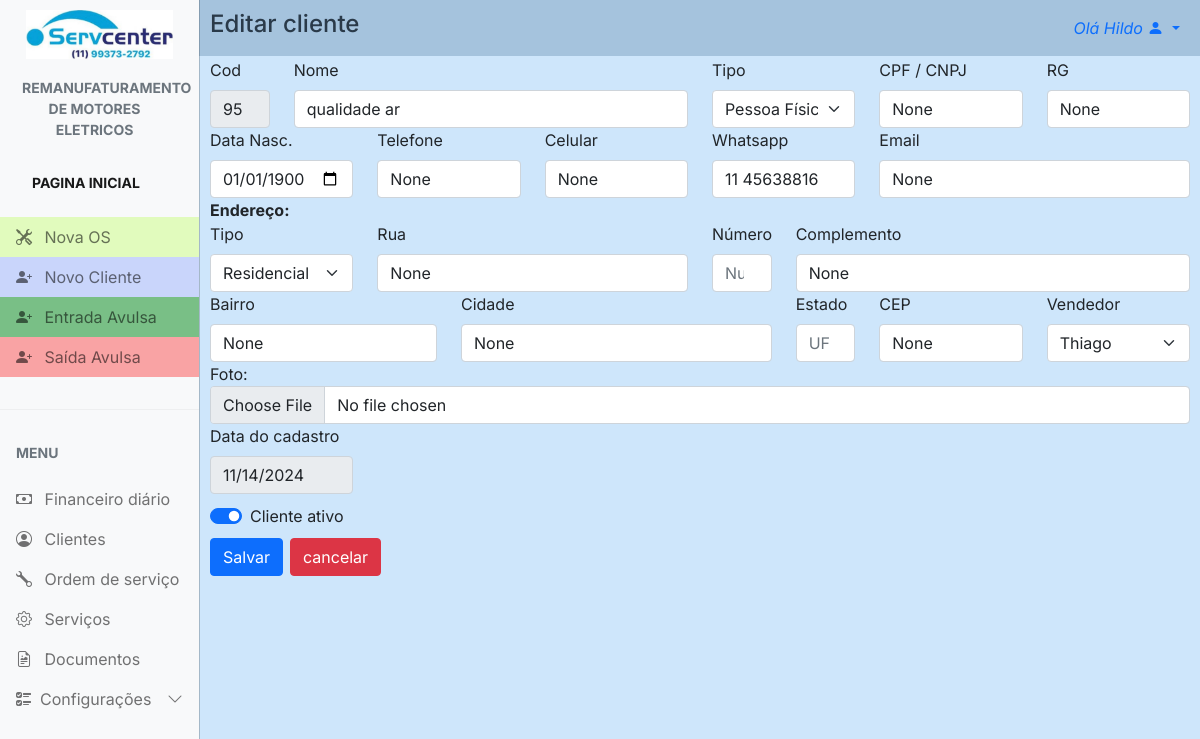
The page /clients/edit_client/95/ (signed in) on the database its author committed.
### config/models.py (models this page shows, shortened)
class Config(models.Model):
    nome_empresa = models.CharField(max_length=100, blank=True, null=True)
    nome_fantasia = models.CharField(max_length=100, blank=True, null=True)
    responsavel = models.CharField(max_length=100, blank=True, null=True)
    atividade = models.CharField(max_length=100, blank=True, null=True)
    cnpj = models.CharField(max_length=20, blank=True, null=True)
    endereco = models.CharField(max_length=100, blank=True, null=True)
    numero = models.CharField(max_length=10, blank=True, null=True)
    bairro = models.CharField(max_length=50, blank=True, null=True)
    cidade = models.CharField(max_length=50, blank=True, null=True)
    estado = models.CharField(max_length=2, blank=True, null=True)
    cep = models.CharField(max_length=10, blank=True, null=True)
    logo1 = models.ImageField(upload_to='logos', blank=True, null=True)
    logo2 = models.ImageField(upload_to='logos', blank=True, null=True)
    obs = models.TextField(blank=True, null=True)
    data = models.DateField(blank=True, null=True)
    telefone = models.CharField(max_length=20, blank=True, null=True)
    whatsapp = models.CharField(max_length=20, blank=True, null=True)

### clients/models.py (models this page shows, shortened)
class client(models.Model):
    cod_cli = models.AutoField(primary_key=True)
    tipo_cad = models.CharField(max_length=15, default="Pessoa Física")
    nome = models.CharField(max_length=50)
    rg = models.CharField(max_length=11, null=True, blank=True)
    cpf = models.CharField(max_length=20, null=True, blank=True)
    data_nasc = models.DateField(null=True, blank=True)
    telefone = models.CharField(max_length=50, null=True, blank=True)
    celular = models.CharField(max_length=14, null=True, blank=True)
    whatsapp = models.CharField(max_length=14, null=True, blank=True)
    email = models.CharField(max_length=30, null=True, blank=True)
    ativo = models.BooleanField(null=True, blank=True)
    data_cadastro = models.DateField(auto_now_add=True, blank=True)
    foto = models.ImageField(upload_to="foto_cliente", null=True, blank=True)
    vendedor = models.ForeignKey(User, on_delete=models.DO_NOTHING)
    tipo_end = models.CharField(max_length=15, default="Residencial")
    rua = models.CharField(max_length=50, null=True, blank=True)
    numero = models.CharField(max_length=5, null=True, blank=True)
    compl = models.CharField(max_length=50, null=True, blank=True)
    bairro = models.CharField(max_length=50, null=True, blank=True)
    cidade = models.CharField(max_length=50, null=True, blank=True)
    uf = models.CharField(max_length=20, null=True, blank=True)
    cep = models.CharField(max_length=9, null=True, blank=True)

### clients/views.py (the view, shortened to what this page needs)
# urls.py: path('edit_client/<int:cod_cli>/', views.edit_client, name='edit_client'),
@login_required
def edit_client(request, cod_cli):
    if request.method == 'GET':
        return render(request, 'edit_client.html', {
            'cod_cli': client.objects.get(cod_cli=cod_cli).cod_cli,
            'nome': client.objects.get(cod_cli=cod_cli).nome,
            'rg': client.objects.get(cod_cli=cod_cli).rg,
            'cpf': client.objects.get(cod_cli=cod_cli).cpf,
            'data_nasc': client.objects.get(cod_cli=cod_cli).data_nasc.strftime("%Y-%m-%d"),
            'tipo_cad': client.objects.get(cod_cli=cod_cli).tipo_cad,
            'telefone': client.objects.get(cod_cli=cod_cli).telefone,
            'celular': client.objects.get(cod_cli=cod_cli).celular,
            'whatsapp': client.objects.get(cod_cli=cod_cli).whatsapp,
            'email': client.objects.get(cod_cli=cod_cli).email,
            'data_cadastro': client.objects.get(cod_cli=cod_cli).data_cadastro.strftime("%Y-%m-%d"),
            'foto': client.objects.get(cod_cli=cod_cli).foto,
            'rua': client.objects.get(cod_cli=cod_cli).rua,
            'numero': client.objects.get(cod_cli=cod_cli).numero,
            'compl': client.objects.get(cod_cli=cod_cli).compl,
            "bairro": client.objects.get(cod_cli=cod_cli).bairro,
            'cidade': client.objects.get(cod_cli=cod_cli).cidade,
            'uf': client.objects.get(cod_cli=cod_cli).uf,
            'cep': client.objects.get(cod_cli=cod_cli).cep,
            'tipo_end': client.objects.get(cod_cli=cod_cli).tipo_end,
            'vendedor': client.objects.get(cod_cli=cod_cli).vendedor,
            'ativo': client.objects.get(cod_cli=cod_cli).ativo,
            'users': User.objects.all()
        })
    else:
        return HttpResponseBadRequest('Invalid request method')

### clients/templates/edit_client.html (shortened to what this page needs)
{% extends "main.html" %} {% load static %} {% block 'head' %}
<link rel="stylesheet" href="{% static 'css/main.css' %}" />
<link rel="stylesheet" href="{% static 'clients/css/new_client.css' %}" />
{% endblock %} {% block 'main' %}
<div id="main" class="main">
  <div id="cad_cli_tit">
    <a>Editar cliente</a>
  </div>
  <form
    class="row g-6"
    action="{% url 'edit_client' cod_cli=cod_cli %}"
    method="POST"
  >
    <div class="col-md-1">
      <label for="inputCod" class="form-label">Cod</label>
      <input
        type="number"
        readonly
        class="form-control"
        placeholder="Auto"
        name="inputCod"
        value="{{cod_cli}}"
      />
    </div>
    <div class="col-md-5">
      <label for="inputNome" class="form-label">Nome</label>
      <input
        type="text"
        class="form-control"
        placeholder="Nome completo"
        name="inputNome"
        value="{{nome}}"
      />
    </div>
    <div class="col-md-2">
      <label for="inputTipo" class="form-label">Tipo</label>
      <select name="inputTipo" class="form-select" value="{{tipo_cad}}">
        <option selected>{{tipo_cad}}</option>
      </select>
    </div>
    <div class="col-md-2">
      <label for="inputCpf" class="form-label">CPF / CNPJ</label>
      <input
        type="text"
        class="form-control"
        placeholder="somente números"
        name="inputCpf"
        value="{{cpf}}"
      />
    </div>
    <div class="col-md-2">
      <label for="inputRg" class="form-label">RG</label>
      <input
        type="text"
        class="form-control"
        placeholder="somente números"
        name="inputRg"
        value="{{rg}}"
      />
    </div>
    <div class="col-md-2">
      <label for="imputNasc" class="form-label">Data Nasc.</label>
      <input type="date" value="{{data_nasc}}" class="form-control" name="inputNasc"  />
    </div>
    <div class="col-md-2">
      <label for="inputTel" class="form-label">Telefone</label>
      <input
        type="text"
        class="form-control"
        placeholder="Insira com DDD"
        name="inputTel"
        value="{{telefone}}"
      />
    </div>
    <div class="col-md-2">
      <label for="inputCel" class="form-label">Celular</label>
      <input
        type="text"
        class="form-control"
        placeholder="Insira com DDD"
        name="inputCel"
        value="{{celular}}"
      />
    </div>
    <div class="col-md-2">
      <label for="inputWts" class="form-label">Whatsapp</label>
      <input
        type="text"
        class="form-control"
        placeholder="Insira com DDD"
        name="inputWts"
        value="{{whatsapp}}"
      />
    </div>
    <div class="col-md-4">
      <label for="inputEmail" class="form-label">Email</label>
      <input
        type="email"
        class="form-control"
        placeholder="mail@mail.com"
        name="inputEmail"
        value="{{email}}"
      />
    </div>
    <b>Endereço:</b>
    <div class="col-md-2">
      <label for="inputTipoEnd" class="form-label">Tipo</label>
      <select name="inputTipoEnd" class="form-select" value="{{tipo_end}}">
        <option selected>{{tipo_end}}</option>
      </select>
    </div>
    <div class="col-md-4">
      <label for="inputRua" class="form-label">Rua</label>
      <input
        type="text"
        class="form-control"
        placeholder="Nome da rua"
        name="inputRua"
        value="{{rua}}"
      />
    </div>
    <div class="col-md-1">
      <label for="inputNum" class="form-label">Número</label>
      <input
        type="number"
        class="form-control"
        placeholder="Numero"
        name="inputNum"
        value="{{numero}}"
      />
    </div>
    <div class="col-md-5">
      <label for="inputComp" class="form-label">Complemento</label>
      <input
        type="text"
        class="form-control"
        placeholder="Complemento Ex. casa 01"
        name="inputComp"
        value="{{compl}}"
      />
    </div>
    <div class="col-md-3">
      <label for="inputbai" class="form-label">Bairro</label>
      <input
        type="text"
        class="form-control"
        placeholder="Nome do bairro"
        name="inputBai"
        value="{{bairro}}"
      />
    </div>
    <div class="col-md-4">
      <label for="inputCid" class="form-label">Cidade</label>
      <input
        type="text"
        class="form-control"
        placeholder="Nome da cidade"
        name="inputCid"
        value="{{cidade}}"
      />
    </div>
    <div class="col-md-1">
      <label for="inputUf" class="form-label">Estado</label>
      <input type="text" class="form-control" placeholder="UF" name="inputUf" />
    </div>
    <div class="col-md-2">
      <label for="inputCep" class="form-label">CEP</label>
      <input
        type="text"
        class="form-control"
        placeholder="Cep"
        name="inputCep"
        value="{{cep}}"
      />
    </div>
    <div class="col-md-2">
        <label for="inputVend" class="form-label">Vendedor</label>
        <select name="inputVend" class="form-select">
            {% for user in users %}
                <option value="{{ user.id }}" {% if user.id == vendedor %} selected {% endif %}>
                    {{ user.username }}
                </option>
            {% endfor %}
        </select>
    </div>
    <div class="col-12">
      <div class="form-group">
        <label for="foto">Foto:</label>
        <input
          type="file"
          class="form-control"
          id="foto"
          name="foto"
          value="{{foto}}"
        />
      </div>
    </div>
    <div class="col-md-2">
        <label for="imput_data_cad" class="form-label">Data do cadastro</label>
        <input type="date" readonly class="form-control" name="data_cad" value ="{{data_cadastro}}" />
      </div>
    <div class="col-12">
      <div class="form-check form-switch" id="cli_atv">
        <input
          class="form-check-input"
          type="checkbox"
          name="ativo"
          value="on" {% if ativo %}checked{% endif %}
        />
        <label class="form-check-label" for="gridCheck"> Cliente ativo </label>
      </div>
    </div>
    <br />
    <div class="col-10">
      <button type="submit" class="btn btn-primary">Salvar</button>
    </div>
  </form>
  <div class="col-1">
    <a href="{% url 'clients' %}" id="canc_btn" type="submit" class="btn btn-danger">cancelar</a>
  </div>
</div>
{% endblock%}

### templates/main.html (shortened to what this page needs)
{% load static %}
<!DOCTYPE html>
<html lang="en">
  <head>
    <link rel="stylesheet" href="{% static 'css/bootstrap.min.css'%}" />
    <link
      rel="stylesheet"
      href="https://cdn.jsdelivr.net/npm/bootstrap-icons@1.4.1/font/bootstrap-icons.css"
    />
    <link rel="stylesheet" href="{% static 'css/dataTables.bootstrap5.min.css' %}" />
    <link rel="stylesheet" href="{% static 'css/main.css' %}" />
    {% block 'head' %}{% endblock %}
  </head>
  <body>
    <div
      class="offcanvas offcanvas-start sidebar-nav bg-light"
      tabindex="-1"
      id="sidebar"
    >
      <div class="offcanvas-body p-0">
        <nav class="navbar-light">
          <ul class="navbar-nav">
            <li>
              <div class="text-muted small fw-bold text-uppercase px-3">
                <a href="{% url 'dashboard' %}">
                  {% if config.logo1 %}
                    <img id="logo" src="{{ config.logo1.url }}" alt="logo" />
                  {% else %}
                    <p>No logo available</p>
                  {% endif %}
                </a>
              </div>
            </li>
            <li id="tit_motores">
              <a href="{% url 'dashboard' %}" class="nav-link px-3 active">
                <div class="text-muted small fw-bold text-uppercase px-3 mb-3">
                  {{config.atividade}}
                </div>
              </a>
            </li>
            <li>
              <div class="text-muted small fw-bold text-uppercase px-3 mb-3">
                <a href="{% url 'dashboard' %}" class="nav-link px-3 active">Pagina Inicial</a>
              </div>
            </li>
            <li>
              <a id="n_os" href="{% url 'new_work_order' %}" class="nav-link px-3">
                <span class="me-2"><i class="bi bi-tools"></i></span>
                <span>Nova OS</span>
              </a>
            </li>
            <li>
              <a id="n_cli" href="{% url 'new_client' %}" class="nav-link px-3">
                <span class="me-2"><i class="bi bi-person-plus-fill"></i></span>
                <span>Novo Cliente</span>
              </a>
            </li>
            <li>
              <a id="in" href="{% url 'new_finance' %}" class="nav-link px-3">
                <span class="me-2"><i class="bi bi-person-plus-fill"></i></span>
                <span>Entrada Avulsa</span>
              </a>
            </li>
            <li>
              <a id="out" href="{% url 'new_finance_out' %}" class="nav-link px-3">
                <span class="me-2"><i class="bi bi-person-plus-fill"></i></span>
                <span>Saída Avulsa</span>
              </a>
            </li>
            <li class="my-4"><hr class="dropdown-divider bg-light" /></li>
            <li>
              <div class="text-muted small fw-bold text-uppercase px-3 mb-3">
                Menu
              </div>
            </li>
            {% if user.is_superuser %}
              <li>
                  <a href="{% url 'finance' %}" class="nav-link px-3">
                      <span class="me-2"><i class="bi bi-cash"></i></span>
                      <span>Financeiro</span>
                  </a>
              </li>
            {% else %}
                <li>
                    <a href="{% url 'finance' %}" class="nav-link px-3">
                        <span class="me-2"><i class="bi bi-cash"></i></span>
                        <span>Financeiro diário</span>
                    </a>
                </li>
            {% endif %}
            <li>
              <a href="{% url 'clients' %}" class="nav-link px-3">
                <span class="me-2"><i class="bi bi-person-circle"></i></span>
                <span>Clientes</span>
              </a>
            </li>
            <li>
              <a href="{% url 'work_order' %}" class="nav-link px-3">
                <span class="me-2"><i class="bi bi-wrench"></i></span>
                <span>Ordem de serviço</span>
              </a>
            </li>
            <li>
              <a href="{% url 'services' %}" class="nav-link px-3">
                <span class="me-2"><i class="bi bi-gear"></i></span>
                <span>Serviços</span>
              </a>
            </li>
            <li>
              <a href="{% url 'documents' %}" class="nav-link px-3">
                <span class="me-2"><i class="bi bi-file-earmark-richtext"></i></span>
                <span>Documentos</span>
              </a>
            </li>
            <li>
              <a
                class="nav-link px-3 sidebar-link"
                data-bs-toggle="collapse"
                href="#layouts"
              >
                <span class="me-2"><i class="bi bi-ui-checks"></i></span>
                <span>Configurações</span>
                <span class="ms-auto">
                  <span class="right-icon">
                    <i class="bi bi-chevron-down"></i>
                  </span>
                </span>
              </a>
            </li>
          </ul>
        </nav>
      </div>
    </div>
    <nav class="navbar navbar-expand-lg" id="top_nav">
      <div  class="container-fluid">
        <div class="collapse navbar-collapse" id="topNavBar">
          <ul class="navbar-nav">
            <li class="nav-item dropdown">
              <a
                class="nav-link dropdown-toggle ms-2"
                href="#"
                role="button"
                data-bs-toggle="dropdown"
                aria-expanded="false"
              >
                <i>Olá {{request.user.first_name}}</i>
                <i class="bi bi-person-fill"></i>
              </a>
            </li>
          </ul>
        </div>
      </div>
    </nav>
    {% block 'main' %} {% endblock %}
  </body>
</html>

### rows shown on the page
Config: logo1 (picture), atividade "REMANUFATURAMENTO DE MOTORES ELETRICOS"
client: inputNome "qualidade ar", inputTipo "Pessoa Física", inputWts "11 45638816", inputTipoEnd "Residencial"

### other values the page prints
{{ request.user.first_name }} "Hildo"
form field inputVend "Thiago"
